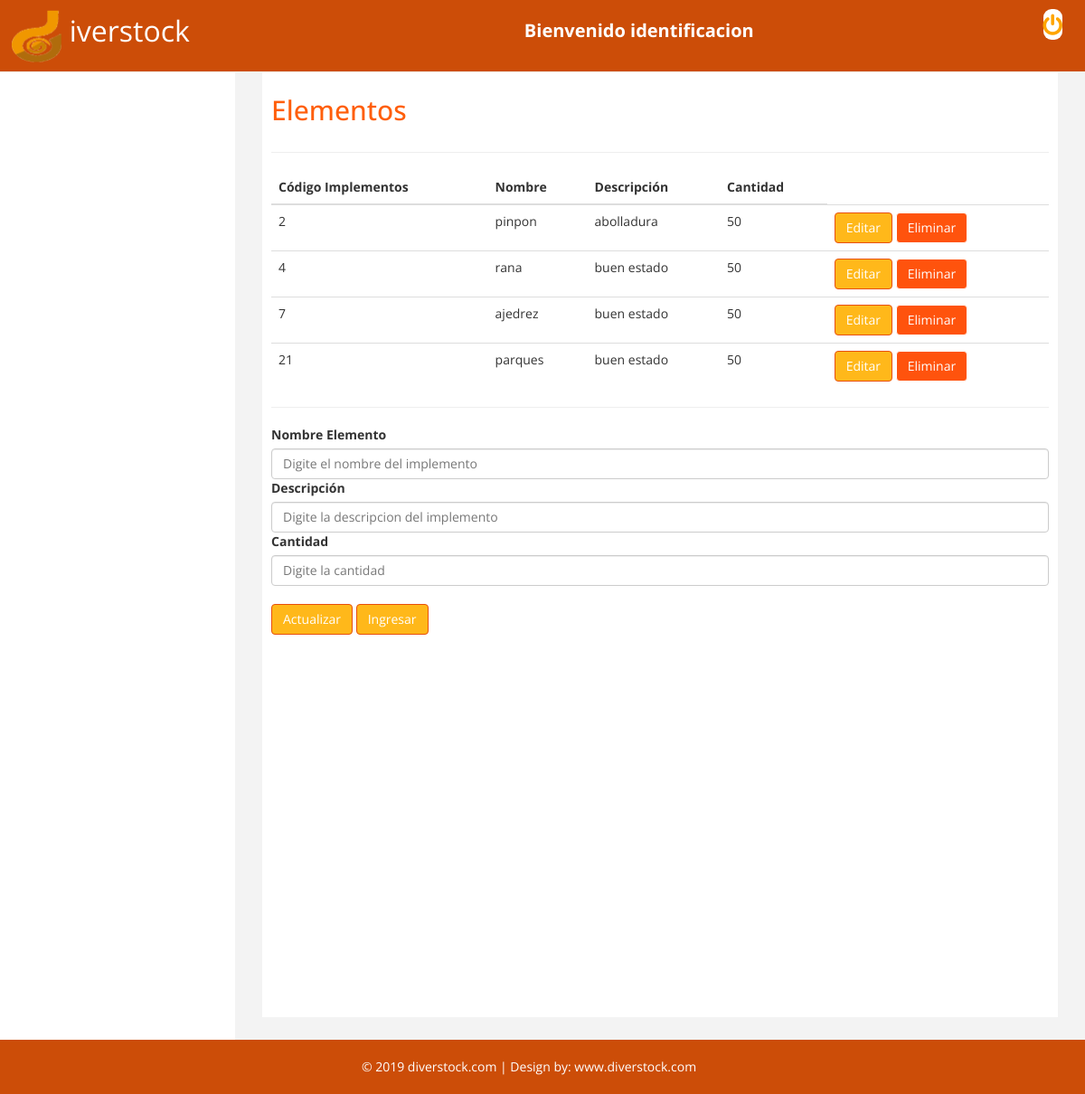
Screenshot of /diverstock/view/elementos.php (signed in) with the database file from the repository.
### tables this page shows
CREATE TABLE `elementos` (
  `id_elemento` int(11) NOT NULL,
  `nombre_elemen` varchar(25) NOT NULL,
  `descripcion` varchar(80) NOT NULL,
  `stock` int(11) NOT NULL,
  `estado` char(1) DEFAULT 'A'
);

### diverstock/controllers/processelemen.php (called while the page is built, shortened)
<?php
	$nombree="";
$descripcionn="";
$cann="";
?>

### diverstock/view/elementos.php (the view, shortened to what this page needs)
<!DOCTYPE html>
<html xmlns="http://www.w3.org/1999/xhtml">
<?php include FOLDER_TEMPLATE."head.php";?>
<body>
    <div id="wrapper">
       <?php include FOLDER_TEMPLATE."top.php";?>
        <div id="page-wrapper" >
            <div id="page-inner">
                <?php require_once'../controllers/processelemen.php'; ?>
            <?php include FOLDER_TEMPLATE."conexionBD.php";?>
            <?php $result=$mysqli->query("CALL consultarelementos ('A')") or die($mysqli->error); ?>
                <div class="row">
                    <div class="col-md-12">
                     <h2>Elementos</h2>
                    </div>
                </div>
                 <hr />
                 <table class="table">
                     <thead>
                         <tr>
                             <th>Código Implementos</th>
                             <th>Nombre</th>
                             <th>Descripción</th>
                             <th>Cantidad</th>
                         </tr>
                     </thead>
                     <?php while($row=$result->fetch_assoc()): ?>
                        <tr>
                            <td><?php echo $row['id_elemento'];?></td>
                            <td><?php echo $row['nombre_elemen']; ?></td>
                            <td><?php echo $row['descripcion']; ?></td>
                            <td><?php echo $row['stock']; ?></td>
                            <td>
                          <a href="elementos.php?edit=<?php echo $row['id_elemento']; ?>" class="btn btn-info">Editar</a>
                          <a href="elementos.php?delete=<?php echo $row['id_elemento']; ?>" class="btn btn-danger">Eliminar</a>
                        </td>
                        </tr>
                     <?php endwhile; ?>
                 </table>
                  <hr />
                  <form action="../controllers/processelemen.php" method="POST" onsubmit="return validar();">
                    <div>
                        <label>Nombre Elemento</label>
                        <input type="text" id="nombre" name="nombre" onkeypress="return sololetras(event)" onpaste="return false" class="form-control" value="<?php echo $nombree; ?>" placeholder="Digite el nombre del implemento" required>
                    </div>
                    <div>
                        <label>Descripción</label>
                        <input type="text" id="descripcion" name="descripcion" onkeypress="return sololetras(event)" onpaste="return false" class="form-control" value="<?php echo $descripcionn; ?>" placeholder="Digite la descripcion del implemento" required>
                    </div>
                    <div>
                        <label>Cantidad</label>
                        <input type="number" id="can" name="can" onpaste="return false" class="form-control" value="<?php echo $cann; ?>" placeholder="Digite la cantidad" required>
                    </div>
                    <br>
                    <div class="form-group">
                           <button type="submit" class="btn btn-info" name="update">Actualizar</button>
                           <button type="submit" class="btn btn-info" name="save" >Ingresar</button>
                      </div>
                  </form>
    </div>
            </div>
        </div>
        <?php include FOLDER_TEMPLATE."footer.php";?>
</body>
</html>

### diverstock/assets/css/custom.css (style rules this page uses)
body { font-family: 'Open Sans', sans-serif; margin: 0; }
#wrapper { width: 100%; margin-top:50px; }
#page-wrapper { padding: 15px 15px; min-height: 600px; background:#F3F3F3; }
#page-inner { width:100%; margin:10px 20px 10px 0px; background-color: #fff; padding:10px; min-height:1050px; }
@media (min-width:768px) { #page-wrapper { margin: 0 0 0 260px; padding: 15px 30px; min-height: 1050px; } }

### rows the page displays
elementos: id_elemento "2", nombre_elemen "pinpon", descripcion "abolladura", stock "50"
elementos: id_elemento "4", nombre_elemen "rana", descripcion "buen estado", stock "50"
elementos: id_elemento "7", nombre_elemen "ajedrez", descripcion "buen estado", stock "50"
elementos: id_elemento "21", nombre_elemen "parques", descripcion "buen estado", stock "50"
